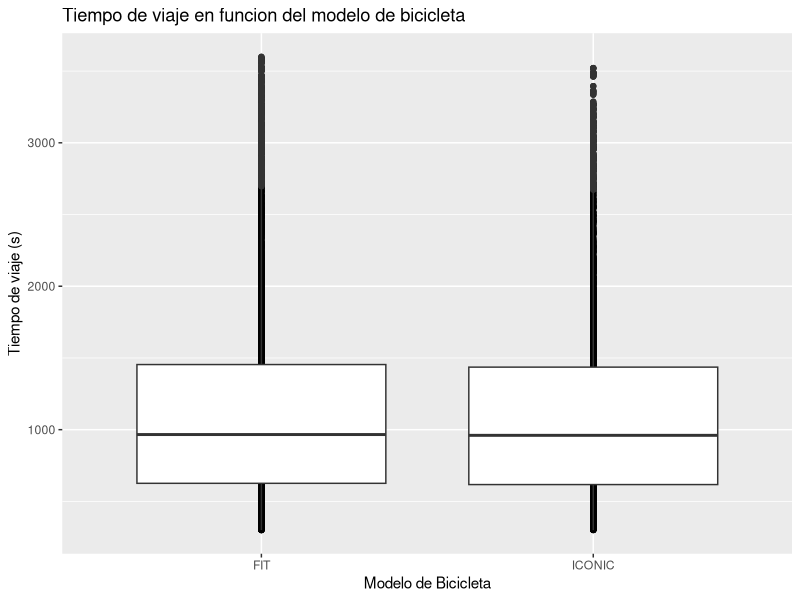
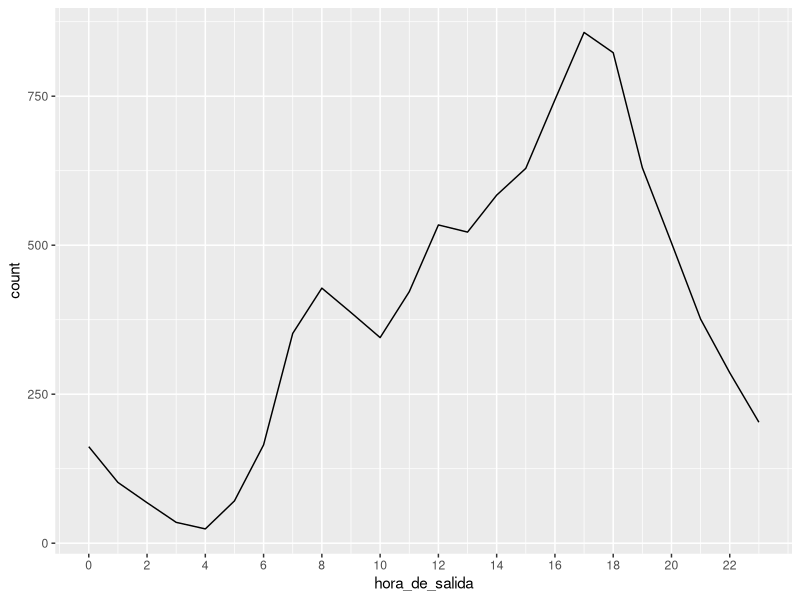
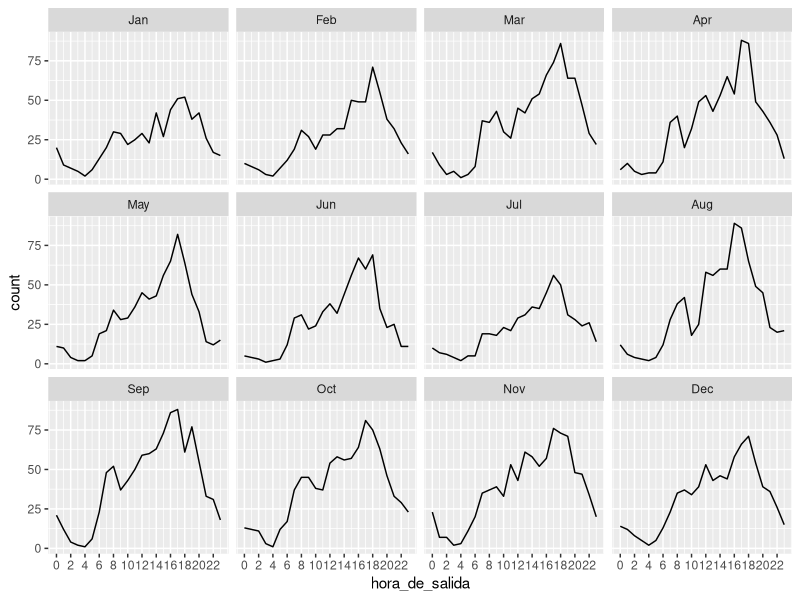

Generate these figures, in order, with R: (Note: this script raises an error after producing the figures.)
require(tidyverse)

df_clima = read_csv('Data/Clima_limpio.csv')
View(df_clima)

df_bici = read_csv("Data/Bicis_limpio.csv")
View(df_bici)

#Hay relacion entre la duracion del viaje y el modelo de la bici?

ggplot(data= df_bici,mapping= aes(x=modelo_bicicleta,y=duracion_recorrido))+
  geom_point()+
  geom_boxplot()+
  labs(title= "Tiempo de viaje en funcion del modelo de bicicleta",x="Modelo de Bicicleta",y="Tiempo de viaje (s)")

#por los graficos no se ve una diferencia
#veamos los datos resumen

df_bici %>%
  group_by(modelo_bicicleta) %>%
  summarise(
    promedio_duracion=mean(duracion_recorrido),
    mediana_duracion=median(duracion_recorrido),
    desvioS_duracion=sd(duracion_recorrido)
  )

#vemos que no hay una diferencia significativa entre los modelos de bicicleta.


#A que hora se realizan mas viajes?

df_bici %>%
  mutate(hora_de_salida=lubridate::hour(fecha_origen_recorrido)) %>%
  ggplot(mapping = aes(x=hora_de_salida))+
  geom_line(stat="count")+
  scale_x_continuous(breaks = seq(0,23,by=2))

#y mes a mes:

df_bici %>%
  mutate(hora_de_salida=lubridate::hour(fecha_origen_recorrido)) %>%
  ggplot(mapping = aes(x=hora_de_salida))+
  geom_line(stat="count")+
  scale_x_continuous(breaks = seq(0,23,by=2))+
  facet_wrap(vars(lubridate::month(fecha_origen_recorrido,label=TRUE)))


#por dia de la semana:

df_bici %>%
  mutate(hora_de_salida=lubridate::hour(fecha_origen_recorrido)) %>%
  ggplot(mapping = aes(x=hora_de_salida))+
  geom_line(stat="count")+
  scale_x_continuous(breaks = seq(0,23,by=2))+
  facet_wrap(vars(weekdays(fecha_origen_recorrido)),levels = as.factor(c("lunes","martes","miércoles","jueves","viernes","sabado","domingo")))

